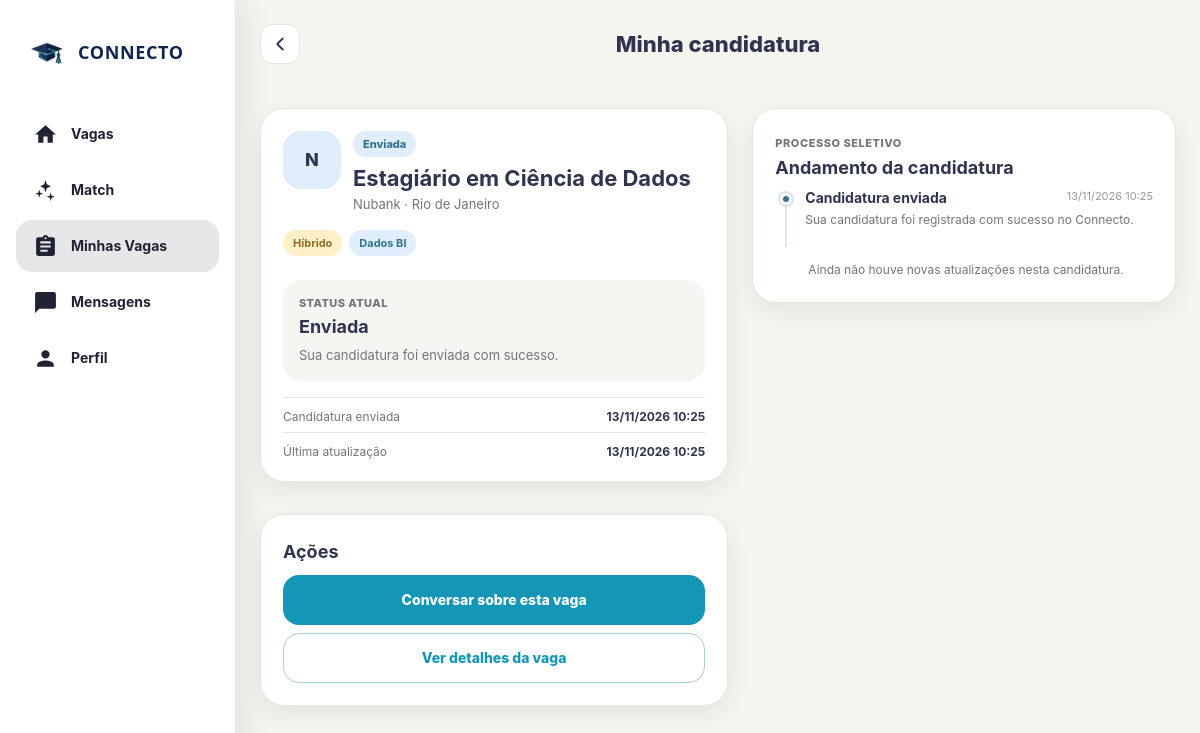
Page /candidaturas/81/ (signed in) on the committed database.
### connectoapp/models.py (models this page shows, shortened)
class Candidatura(models.Model):
    STATUS_ENVIADA = "enviada"
    STATUS_ANALISE = "em_analise"
    STATUS_ENTREVISTA = "entrevista"
    STATUS_APROVADA = "aprovada"
    STATUS_NAO_SELECIONADA = "nao_selecionada"
    STATUS_RETIRADA = "retirada"
    STATUS_CHOICES = [
        (STATUS_ENVIADA, "Enviada"),
        (STATUS_ANALISE, "Em análise"),
        (STATUS_ENTREVISTA, "Entrevista"),
        (STATUS_APROVADA, "Aprovada"),
        (
            STATUS_NAO_SELECIONADA,
            "Não selecionada",
        ),
        (STATUS_RETIRADA, "Retirada"),
    ]
    ORIGENS = [
        ("home", "Home"),
        ("match", "Match"),
        ("detalhe", "Detalhe da vaga"),
    ]
    usuario = models.ForeignKey(
        settings.AUTH_USER_MODEL,
        on_delete=models.CASCADE,
        related_name="candidaturas_connecto",
    )
    oportunidade = models.ForeignKey(
        Oportunidade,
        on_delete=models.CASCADE,
        related_name="candidaturas",
    )
    data_candidatura = models.DateTimeField(
        auto_now_add=True
    )
    status = models.CharField(
        max_length=30,
        choices=STATUS_CHOICES,
        default=STATUS_ENVIADA,
    )
    status_atualizado_em = models.DateTimeField(
        auto_now=True
    )
    origem = models.CharField(
        max_length=20,
        choices=ORIGENS,
        default="home",
    )
    class Meta:
        constraints = [
            models.UniqueConstraint(
                fields=[
                    "usuario",
                    "oportunidade",
                ],
                name="candidatura_usuario_oportunidade_unica",
            )
        ]
        ordering = [
            "-data_candidatura"
        ]
    @property
    def status_descricao(self):
        descricoes = {
            self.STATUS_ENVIADA:
                "Sua candidatura foi enviada com sucesso.",
            self.STATUS_ANALISE:
                "A empresa está avaliando seu perfil.",
            self.STATUS_ENTREVISTA:
                "Você avançou para a etapa de entrevista.",
            self.STATUS_APROVADA:
                "Sua candidatura foi aprovada.",
            self.STATUS_NAO_SELECIONADA:
                "O processo foi encerrado para esta candidatura.",
            self.STATUS_RETIRADA:
                "Esta candidatura foi retirada.",
        }
        return descricoes.get(
            self.status,
            ""
        )

class Oportunidade(models.Model):
    MODALIDADES = [
        ("Presencial", "Presencial"),
        ("Híbrido", "Híbrido"),
        ("Remoto", "Remoto"),
    ]
    titulo = models.CharField(max_length=120)
    descricao = models.TextField()
    instituicao = models.CharField(max_length=100, blank=True)
    prazo = models.DateField(null=True, blank=True)
    empresa = models.ForeignKey(
        Empresa,
        on_delete=models.CASCADE,
        related_name="oportunidades",
    )
    cidade = models.CharField(max_length=100, blank=True)
    local = models.CharField(max_length=150, blank=True)
    modalidade = models.CharField(
        max_length=20,
        choices=MODALIDADES,
        default="Presencial",
    )
    area = models.CharField(max_length=100, blank=True)
    bolsa = models.DecimalField(max_digits=10, decimal_places=2, null=True, blank=True)
    requisitos = models.TextField(blank=True, help_text="Um requisito por linha")
    ativa = models.BooleanField(default=True)
    publicada_em = models.DateTimeField(auto_now_add=True)
    class Meta:
        ordering = ["-publicada_em", "-id"]

class Empresa(models.Model):
    usuario = models.OneToOneField(
        settings.AUTH_USER_MODEL,
        on_delete=models.CASCADE,
        related_name="empresa",
        null=True,
        blank=True
    )
    nome = models.CharField(max_length=100)
    email = models.EmailField()
    descricao = models.TextField(blank=True)
    @property
    def iniciais(self):
        partes = [parte for parte in self.nome.split() if parte]
        return "".join(parte[0] for parte in partes[:2]).upper() or "EM"

### connectoapp/views.py (the view)
# urls.py: path("candidaturas/<int:candidatura_id>/",views.detalhe_candidatura,name="detalhe_candidatura"),
@login_required
def detalhe_candidatura(request, candidatura_id):
    candidatura = get_object_or_404(
        Candidatura.objects
        .select_related("oportunidade__empresa")
        .prefetch_related("historico_status"),
        id=candidatura_id,
        usuario=request.user,
    )
    conversa = Conversa.objects.filter(
        usuario=request.user,
        oportunidade=candidatura.oportunidade,
    ).first()
    return render(
        request,
        "detalhe_candidatura.html",
        {
            "candidatura": candidatura,
            "conversa": conversa,
        },
    )

### template/detalhe_candidatura.html (shortened to what this page needs)
  {% load static %}
  {% load i18n %}
  <!DOCTYPE html>
  <html lang="pt-BR">
  <head>
    <link rel="stylesheet" href="{% static 'connecto_ui.css' %}">
    <link rel="stylesheet" href="{% static 'detalhe_candidatura.css' %}">
    {% include 'includes/tema_head.html' %}
  </head>
  <body class="connecto-page application-detail-page">
    <main class="standard-shell application-detail-shell">
      <header class="application-detail-header">
        <a
          href="{% url 'candidaturas' %}"
          class="application-detail-back"
          aria-label="{% trans 'Voltar para candidaturas' %}"
        >
          <svg
            width="24"
            height="24"
            viewBox="0 0 24 24"
            fill="none"
            stroke="currentColor"
            stroke-width="2"
            stroke-linecap="round"
            stroke-linejoin="round"
            aria-hidden="true"
          >
            <path d="m15 18-6-6 6-6"></path>
          </svg>
        </a>
        <h1>{% trans "Minha candidatura" %}</h1>
      </header>
      <section class="application-summary-card">
        <div class="application-summary-top">
          <div class="application-company-icon" aria-hidden="true">
            {{ candidatura.oportunidade.empresa.iniciais }}
          </div>
          <div class="application-summary-heading">
            <span
              class="application-detail-status application-detail-status--{{ candidatura.status }}"
            >
              {% trans candidatura.get_status_display %}
            </span>
            <h2>{{ candidatura.oportunidade.titulo }}</h2>
            <p>
              {{ candidatura.oportunidade.empresa.nome }}
              {% if candidatura.oportunidade.cidade %}
                · {{ candidatura.oportunidade.cidade }}
              {% endif %}
            </p>
          </div>
        </div>
        <div class="application-summary-tags">
        {% if candidatura.oportunidade.modalidade %}
          <span class="application-summary-tag application-summary-tag--mode">
            {% trans candidatura.oportunidade.modalidade %}
          </span>
        {% endif %}
        {% if candidatura.oportunidade.area %}
          <span class="application-summary-tag application-summary-tag--area">
            {% trans candidatura.oportunidade.area %}
          </span>
        {% endif %}
        </div>
        <div class="application-current-status">
          <div class="application-current-status__label">
            {% trans "Status atual" %}
          </div>
          <strong>{% trans candidatura.get_status_display %}</strong>
          {% if candidatura.status_descricao %}
            <p>{% trans candidatura.status_descricao %}</p>
          {% endif %}
        </div>
        <div class="application-summary-meta">
          <div>
            <span>{% trans "Candidatura enviada" %}</span>
            <strong>{{ candidatura.data_candidatura|date:"d/m/Y H:i" }}</strong>
          </div>
          {% if candidatura.status_atualizado_em %}
            <div>
              <span>{% trans "Última atualização" %}</span>
              <strong>{{ candidatura.status_atualizado_em|date:"d/m/Y H:i" }}</strong>
            </div>
          {% endif %}
        </div>
      </section>
      <section class="application-timeline-card">
        <div class="application-section-heading">
          <div>
            <span class="application-section-eyebrow">
              {% trans "Processo seletivo" %}
            </span>
            <h2>{% trans "Andamento da candidatura" %}</h2>
          </div>
        </div>
        <div class="application-timeline">
          <div class="timeline-item timeline-item--completed">
            <div class="timeline-marker">
              <span></span>
            </div>
            <div class="timeline-content">
              <div class="timeline-content__top">
                <strong>{% trans "Candidatura enviada" %}</strong>
                <time datetime="{{ candidatura.data_candidatura|date:'c' }}">
                  {{ candidatura.data_candidatura|date:"d/m/Y H:i" }}
                </time>
              </div>
              <p>
                {% trans "Sua candidatura foi registrada com sucesso no Connecto." %}
              </p>
            </div>
          </div>
          {% for historico in candidatura.historico_status.all %}
            <div class="timeline-item timeline-item--completed">
              <div class="timeline-marker">
                <span></span>
              </div>
              <div class="timeline-content">
                <div class="timeline-content__top">
                  <strong>{% trans historico.get_status_novo_display %}</strong>
                  <time datetime="{{ historico.criado_em|date:'c' }}">
                    {{ historico.criado_em|date:"d/m/Y H:i" }}
                  </time>
                </div>
                {% if historico.observacao %}
                  <p>{{ historico.observacao }}</p>
                {% else %}
                  <p>{% trans "O status da sua candidatura foi atualizado." %}</p>
                {% endif %}
              </div>
            </div>
          {% empty %}
            <div class="timeline-empty">
              <p>
                {% trans "Ainda não houve novas atualizações nesta candidatura." %}
              </p>
            </div>
          {% endfor %}
        </div>
      </section>
      <section class="application-actions-card">
        <h2>{% trans "Ações" %}</h2>
        {% if conversa %}
          <a
            href="{% url 'conversa' conversa.id %}"
            class="application-action application-action--primary"
          >
            {% trans "Conversar sobre esta vaga" %}
          </a>
        {% endif %}
        <a
          href="{% url 'detalhe_vaga' candidatura.oportunidade.id %}"
          class="application-action application-action--secondary"
        >
          {% trans "Ver detalhes da vaga" %}
        </a>
      </section>
    </main>
    {% include 'includes/bottom_nav.html' with pagina_ativa='candidaturas' %}
  </body>
  </html>

### static/connecto_ui.css (style rules this page uses)
:root { --connecto-bg: #f5f5ef; --connecto-surface: #ffffff; --connecto-navy: #30354f; --connecto-text: #262a3e; --connecto-muted: #73757d; --connecto-line: #e8e7df; --connecto-cyan: #1596b7; --connecto-cyan-soft: #e4f4f8; --connecto-green: #3fa36b; --connecto-green-soft: #e7f3eb; --connecto-red: #d76264; --connecto-red-soft: #f9e8e7; --connecto-amber: #d89a28; --connecto-amber-soft: #fbf1de; --connecto-nav-active: #e6e7e8; --connecto-shadow: 0 8px 22px rgba(37, 40, 51, .08); --connecto-nav-height: 72px; --connecto-nav-gap: 10px; --connecto-mobile-width: 460px; --connecto-text-xs: 11px; --connecto-text-sm: clamp(11px, 1vw, 12px); --connecto-text-meta: clamp(12px, 1.1vw, 13px); --connecto-text-md: clamp(13px, 1.2vw, 14px); --connecto-text-base: clamp(14px, 1.3vw, 15px); --connecto-text-lg: clamp(15px, 1.4vw, 16px); --connecto-text-xl: clamp(17px, 1.6vw, 18px); --connecto-text-2xl: clamp(19px, 2vw, 22px); --connecto-text-3xl: clamp(22px, 2.6vw, 26px); --connecto-text-page: clamp(28px, 4vw, 36px); --connecto-line-tight: 1.15; --connecto-line-title: 1.2; --connecto-line-body: 1.45; --connecto-space-xs: 4px; --connecto-space-sm: 8px; --connecto-space-md: 12px; --connecto-space-base: 16px; --connecto-space-lg: 20px; --connecto-space-xl: 24px; --connecto-space-2xl: 32px; --connecto-page-gutter: clamp(12px, 3vw, 24px); --connecto-section-gap: clamp(16px, 3vw, 28px); --connecto-card-gap: clamp(10px, 2vw, 16px); --connecto-card-padding: clamp(14px, 2.5vw, 22px); --connecto-radius-sm: 12px; --connecto-radius-md: 16px; --connecto-radius-lg: 18px; --connecto-radius-xl: 24px; --connecto-radius-pill: 999px; }
* { box-sizing: border-box; }
html { min-height: 100%; background: var(--connecto-bg); }
body.connecto-page { min-height: 100dvh; margin: 0; overflow-x: hidden; background: var(--connecto-bg); color: var( --tema-ink, var(--connecto-navy) ); font-family: -apple-system, BlinkMacSystemFont, "Segoe UI", Roboto, Helvetica, Arial, sans-serif; font-size: var(--connecto-text-base); line-height: var(--connecto-line-body); -webkit-font-smoothing: antialiased; text-rendering: optimizeLegibility; padding-bottom: calc( var(--connecto-nav-height) + 28px + env(safe-area-inset-bottom) ); }
button, input, textarea, select, a { font: inherit; }
button, a { -webkit-tap-highlight-color: transparent; }
.app-shell, .standard-shell { width: min( 100%, var(--connecto-mobile-width) ); margin: 0 auto; }
@media (min-width: 700px) { :root { --connecto-nav-gap: 16px; } }
:root { --connecto-rail-width: 84px; --connecto-sidebar-width: 236px; --connecto-side-nav-width: 0px; --connecto-tablet-width: 900px; --connecto-desktop-width: 1180px; --connecto-desktop-gutter: clamp(24px, 3vw, 40px); }
@media (min-width: 700px) { :root { --connecto-side-nav-width: var(--connecto-rail-width); } }
@media (min-width: 700px) { body.connecto-page { padding-left: var(--connecto-rail-width); padding-bottom: 0; } }
@media (min-width: 700px) { .app-shell, .standard-shell { width: min(100%, var(--connecto-tablet-width)); margin: 0 auto; } }
@media (min-width: 1024px) { :root { --connecto-side-nav-width: var(--connecto-sidebar-width); } }
@media (min-width: 1024px) { body.connecto-page { padding-left: var(--connecto-sidebar-width); } }
@media (min-width: 1024px) { .app-shell, .standard-shell { width: min(100%, var(--connecto-desktop-width)); } }
:root { --connecto-nav-surface: rgba(255, 255, 255, .96); --connecto-nav-ink: #202333; --connecto-nav-border: rgba(48, 53, 79, .10); --connecto-nav-hover: rgba(48, 53, 79, .055); --connecto-brand-ink: #13254f; --connecto-brand-font: "Montserrat", "Avenir Next", "Century Gothic", "Segoe UI", sans-serif; --connecto-status-info-fg: #34738c; --connecto-status-warning-fg: #88702a; --connecto-status-purple-bg: #e8e7fa; --connecto-status-purple-fg: #6257a8; --connecto-status-success-bg: #e2f3e8; --connecto-status-success-fg: #397950; --connecto-status-danger-fg: #a34f61; --connecto-status-neutral-bg: #ececef; --connecto-status-neutral-fg: #6f7078; }

### static/tema.css (style rules this page uses)
html[data-theme="light"] { color-scheme: light; }

### rows in the picture
Candidatura: oportunidade.empresa.iniciais "N", oportunidade.titulo "Estagiário em Ciência de Dados", oportunidade.empresa.nome "Nubank", oportunidade.cidade "Rio de Janeiro", data_candidatura "13/11/2026 10:25", status_atualizado_em "13/11/2026 10:25"
